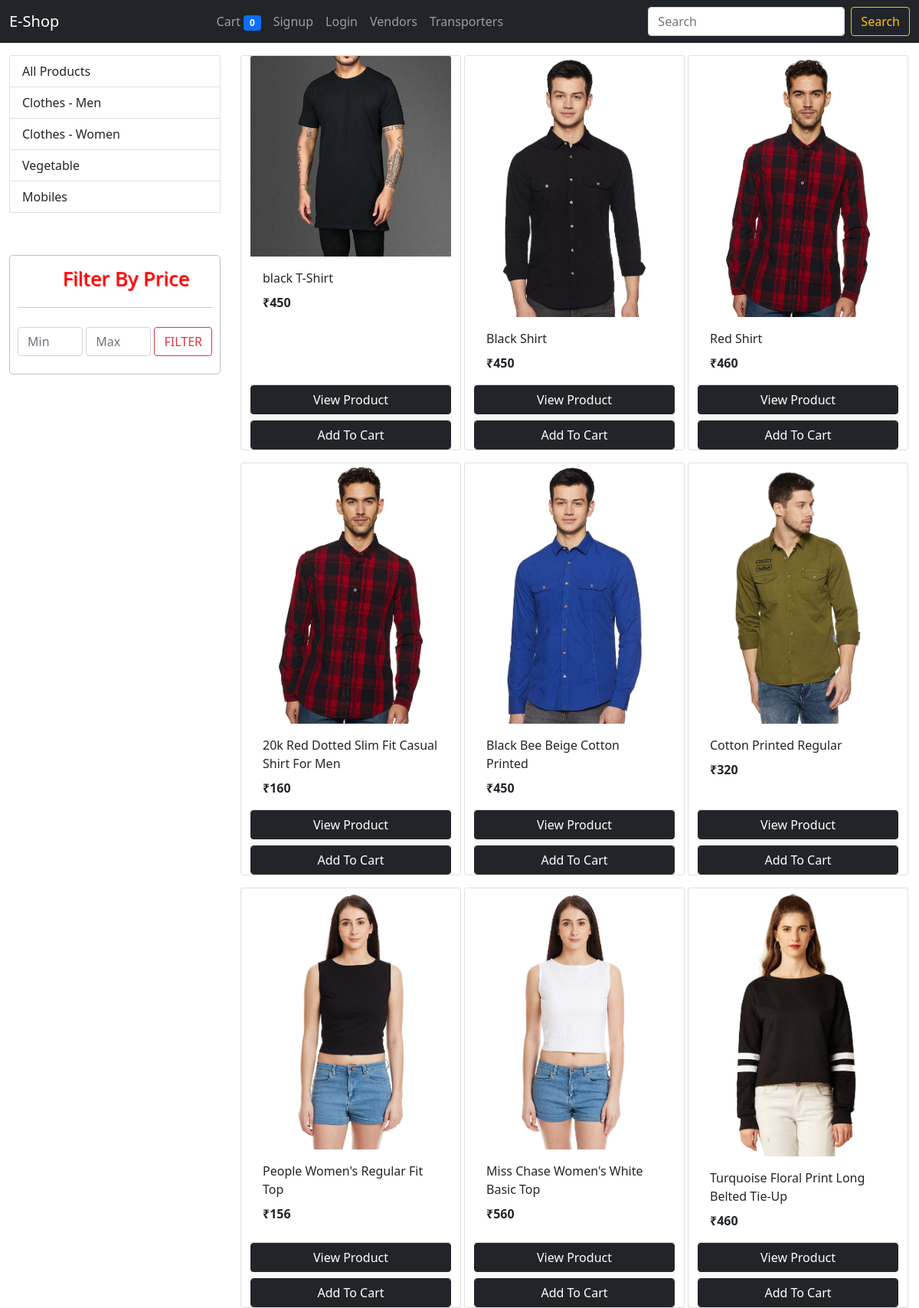
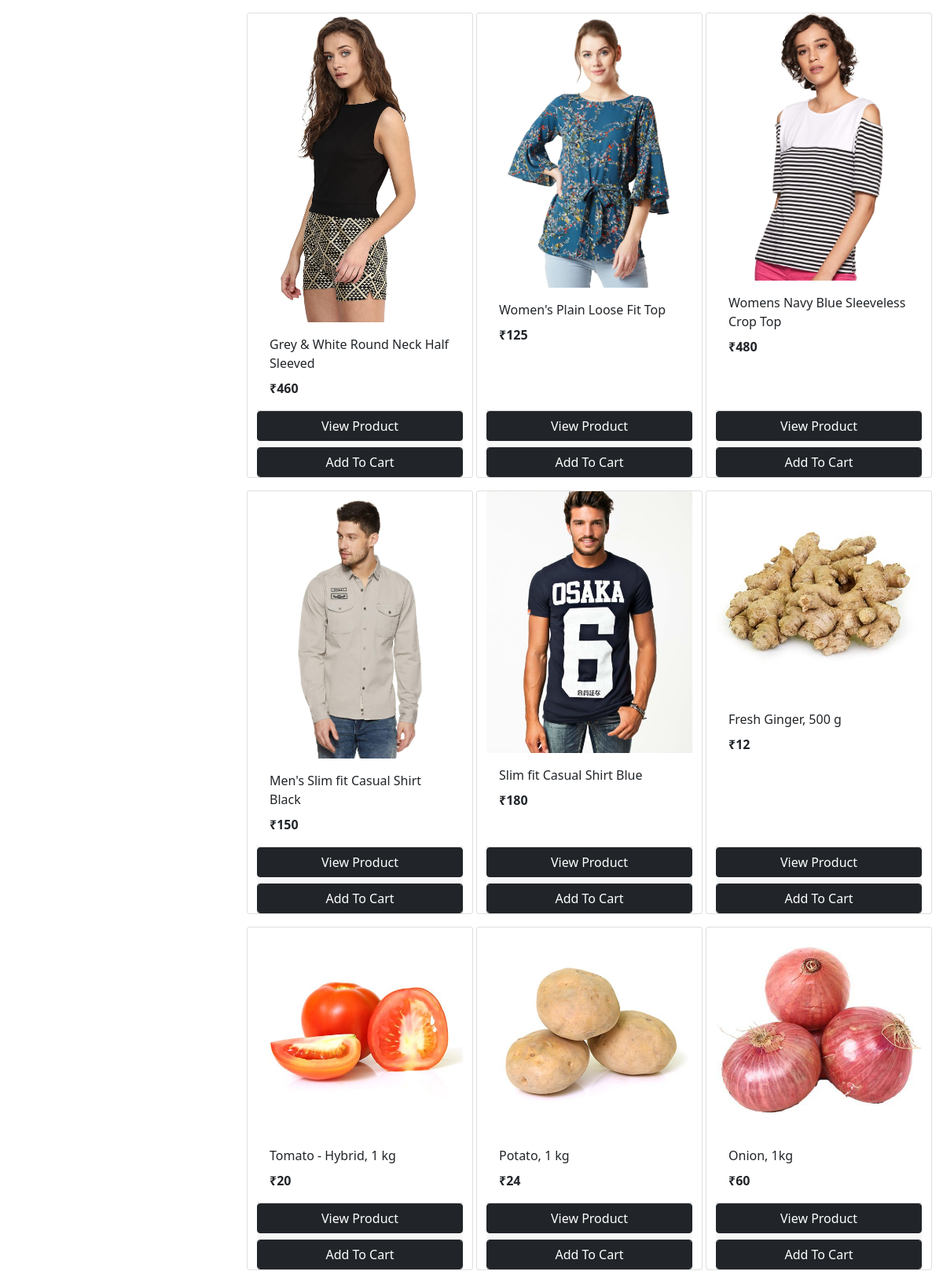
The page / (upper part) on the database its author committed (2 pictures, top to bottom).
### store/models/category.py (models this page shows, shortened)
class Category(models.Model):
    name = models.CharField(max_length=20)
    @staticmethod
    def get_all_categories():
        return Category.objects.all()

### store/models/product.py (models this page shows, shortened)
class Product(models.Model):
    name = models.CharField(max_length=50)
    price = models.IntegerField(default=0)
    category = models.ForeignKey(Category, on_delete=models.CASCADE, default=1)
    description = models.CharField(max_length=200, default='', null=True, blank=True)
    image = models.ImageField(upload_to='uploads/products/')
    rating = models.DecimalField(default=0.0,max_digits=2, decimal_places=1)
    stock = models.IntegerField(default=50)
    vendor = models.ForeignKey(Vendor, on_delete=models.CASCADE, default=1)
    @staticmethod
    def get_all_products():
        return Product.objects.all()

### store/views/home.py (the view, shortened to what this page needs)
# urls.py: path('', home.Index.as_view(), name='homepage'),
class Index(View):
    def get(self, request):
        cart = request.session.get('cart')
        if not cart:
            request.session['cart'] = {}
        categoryID = request.GET.get('category')
        search = request.GET.get('search')
        min_price = request.GET.get('min')
        max_price = request.GET.get('max')
        allproducts = Product.get_all_products()
        if categoryID:
            products = Product.get_all_products_by_categoryid(categoryID).order_by('-rating')
        elif search:
            products = Product.get_all_products_by_string(search).order_by('-rating')
        elif min_price:
            products=Product.objects.filter(price__range=(min_price,max_price))
        else:
            products = Product.get_all_products()
        categories = Category.get_all_categories()
        data = {}
        data['products'] = products
        data['categories'] = categories
        data['allproducts'] = allproducts
        return render(request, 'index.html', data)

### store/templatetags/cart.py (called while the page is built)
@register.filter(name='is_in_cart')
def is_in_cart(product, cart):
    keys = cart.keys()
    for id in keys:
        if (int(id)==product.id): #id was originally string
            return True
    return False

@register.filter(name='cart_quantity')
def cart_quantity(product, cart):
    keys = cart.keys()
    for id in keys:
        if int(id) == product.id:
            return cart.get(id)
    return 0

@register.filter(name='cart_total')
def cart_total(products, cart):
    total = 0
    for product in products:
        total = total + cart_quantity(product, cart)
    return total

### store/templatetags/custom_filter.py (called while the page is built)
@register.filter(name='currency')
def currency(number):
    return("₹"+str(number))

### store/templates/index.html (shortened to what this page needs)
{% extends 'base.html' %}
{% block navbar %}
<form class="d-flex">
	<input class="form-control me-2" action="" name="search" type="search" placeholder="Search" aria-label="Search">
	<button class="btn btn-outline-warning" type="submit">Search</button>
</form>
{% endblock %}
{% block content %}
{% load cart %}
{% load custom_filter %}
<div class="container-fluid mt-3">
	<div class="row">
		<div class="col-lg-3 mx-auto">
			<div class="list-group">
				<a href="/" class="list-group-item list-group-item-action">All Products</a>
				{% for category in categories %}
				<a href="/?category={{category.id}}"
					class="list-group-item list-group-item-action">{{category.name}}</a>
				{% endfor %}
				<div id="filterform">
					<label> Filter By Price </label>
					<hr>
					<form class="d-flex" id="fp">
						<input class="form-control me-1" action="" name="min" type="min" placeholder="Min" aria-label="Min">
						<input class="form-control me-1" action="" name="max" type="max" placeholder="Max" aria-label="Max">
						<button class="btn btn-outline-danger" type="submit">FILTER</button>
					</form>
				</div>
			</div>
		</div>
		<div id='products' class="col-lg-9 mx-auto">
			<div class="row mx-auto">
				{% for product in products %}
				<div class="card mx-auto mb-3" id={{product.id}} style="width: 18rem;">
					<img class="card-img-top" src="{{product.image.url}}" alt="Card image cap">
					<div class="card-body">
						<p class="card-title">{{product.name}}</p>
						<p class="card-text"><b>{{product.price|currency}}</b></p>
					</div>
					<div class="card-footer p-0 no-gutters">
						{% if product|is_in_cart:request.session.cart %}
						<div class="container p-0">
							<a href="/product?productid={{product.id}}" class="btn btn-dark col-lg-12 mb-2"> View Product </a>
							<div class="row">
								<div class="col-2">
									<form action="/#{{product.id}}" class="border-right" method="post">
										{% csrf_token %}
										<input hidden type="text" name='product' value='{{product.id}}'>
										<input hidden type="text" name='remove' value='True'>
										<input type="submit" value=" - " class="btn btn-dark">
									</form>
								</div>
								<div class="text-center col-7 col">{{product|cart_quantity:request.session.cart}} in
									Cart</div>
								<div class="col-2">
									<form action="/#{{product.id}}" class="" method="post">
										{% csrf_token %}
										<input hidden type="text" name='product' value='{{product.id}}'>
										<input type="submit" value=" + " class="btn btn-block btn-dark border-left">
									</form>
								</div>
							</div>
						</div>
						{% else %}
						<a href="/product?productid={{product.id}}" class="btn btn-dark col-lg-12 mb-2"> View Product
						</a>
						<form action="/#{{product.id}}" method="POST" class="btn-block">
							<input type="submit" class="btn btn-dark form-control" value="Add To Cart">
						</form>
						{% endif %}
					</div>
				</div>
				{% endfor %}
			</div>
		</div>
	</div>
</div>
{% endblock %}

### store/templates/index.html (style rules this page uses)
#filterform { margin-top : 20% ; position : relative ; padding : 10px 10px ; border-radius : 5px ; border : 1px solid silver ; }
label { width : 100% ; font-size : 26px ; margin-left : 23% ; margin-bottom : 0.5% ; color : rgba(255,0,0,0.8) ; text-shadow : 1px 1px 1px red ; }
#fp { margin-top : 10% ; margin-bottom : 5% ; }

### rows shown on the page
Category: name "Clothes - Men"
Category: name "Clothes - Women"
Category: name "Vegetable"
Category: name "Mobiles"
Product: {{ product.id }} 1 (drawn), image (picture), name "black T-Shirt", price "₹450"
Product: image (picture), name "Black Shirt", price "₹450"
Product: image (picture), name "Red Shirt", price "₹460"
Product: image (picture), name "20k Red Dotted Slim Fit Casual Shirt For Men", price "₹160"
Product: image (picture), name "Black Bee Beige Cotton Printed", price "₹450"
Product: image (picture), name "Cotton Printed Regular", price "₹320"
Product: image (picture), name "People Women's Regular Fit Top", price "₹156"
Product: image (picture), name "Miss Chase Women's White Basic Top", price "₹560"
Product: image (picture), name "Turquoise Floral Print Long Belted Tie-Up", price "₹460"
Product: image (picture), name "Grey & White Round Neck Half Sleeved", price "₹460"
Product: image (picture), name "Women's Plain Loose Fit Top", price "₹125"
Product: image (picture), name "Womens Navy Blue Sleeveless Crop Top", price "₹480"
Product: image (picture), name "Men's Slim fit Casual Shirt Black", price "₹150"
Product: image (picture), name "Slim fit Casual Shirt Blue", price "₹180"
Product: image (picture), name "Fresh Ginger, 500 g", price "₹12"
Product: image (picture), name "Tomato - Hybrid, 1 kg", price "₹20"
Product: {{ product.id }} 18 (drawn), image (picture), name "Potato, 1 kg", price "₹24"
Product: image (picture), name "Onion, 1kg", price "₹60"

### other values the page prints
{{ allproducts|cart_total:request.session.cart }} "0"
